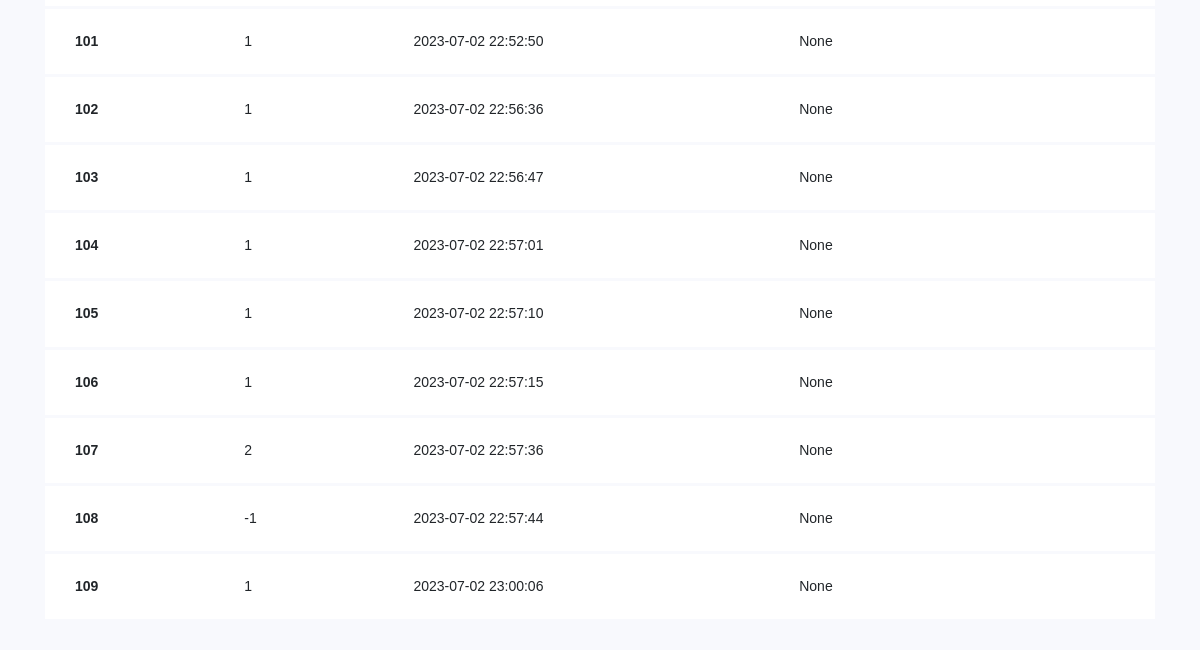
Before: / (lower part) with the older database file.
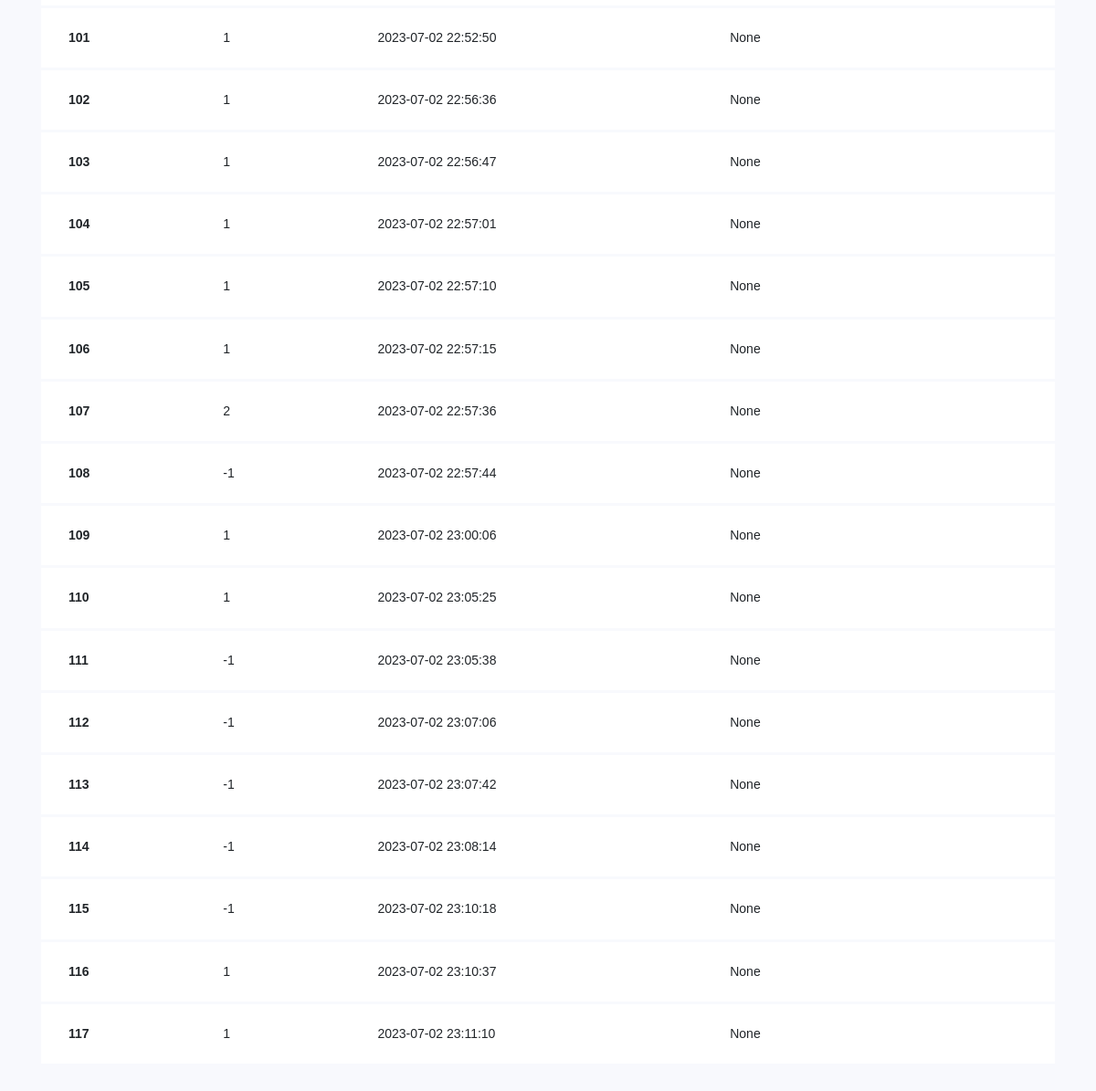
After: the same page with the newer database file.
### tables this page shows
CREATE TABLE timestamps (
        EID INTEGER,
        time_in TEXT,
        time_out TEXT,
        FOREIGN KEY (EID) REFERENCES employees(EID) 
    );

### app.py (the view)
@app.route('/')
def index():
    employees, timestamps = dbm.get_all_enrolled(), dbm.get_all_timestamps()
    return render_template('index.html', employees=employees, timestamps=timestamps)

### speaker_recognition/database.py (called while the page is built)
    def get_all_data(self, table_name: str) -> list:
        sql = \
        f"""
        SELECT *
        FROM {table_name}
        """
        data = self._cursor.execute(sql)
        col_names = [description[0] for description in data.description]
        res = [dict(zip(col_names, row)) for row in data]
        return res

    def get_all_enrolled(self) -> dict:
        return self._db.get_all_data(TABLE_NAME_EMPLOYEE)

    def get_all_timestamps(self) -> dict:
        return self._db.get_all_data(TABLE_NAME_TIMESTAMP)

### template/index.html (shortened to what this page needs)
{% extends "base.html" %}
{% macro create_table(table_title, col_name, data, enumerate) -%}
<section class="ftco-section">
    <div class="container">
        <div class="row">
            <div class="col-md-12">
                <div class="table-wrap">
                    <table class="table">
                        <tbody>
                            {% for datum in data %}
                                <tr>
                                    {% if enumerate %}
                                        <th scope="row">{{ loop.index }}</th>
                                        <td>{{ datum.EID }}</td>
                                    {% else %}
                                        <th scope="row">{{ datum.EID }}</th>
                                    {% endif %}
                                    {% for col in col_name %}
                                        {% if col != 'EID' %}
                                            <td>{{ datum[col] }}</td>
                                        {% endif %}
                                    {% endfor %}
                                </tr>
                            {% endfor %}
                        </tbody>
                    </table>
                </div>
            </div>
        </div>
</div>
</section>
{%- endmacro %}
{% block main %}
{{ create_table("Timestamps", timestamps[0].keys(), timestamps, True) }}
{% endblock %}

### template/base.html (shortened to what this page needs)
<!doctype html>
<html lang="en">
<head>
    <link rel="stylesheet" href="https://stackpath.bootstrapcdn.com/font-awesome/4.7.0/css/font-awesome.min.css">
    <link rel="stylesheet" href="{{ url_for('static', filename='css/style.css') }}">
</head>
<body>
    <main>
        {% block main %}{% endblock %}
    </main>
</body>
</html>

Changed rows visible on the page:
added timestamps: EID "1", time_in "2023-07-02 23:05:25" "None"
added timestamps: EID "-1", time_in "2023-07-02 23:05:38" "None"
added timestamps: EID "-1", time_in "2023-07-02 23:07:06" "None"
added timestamps: EID "-1", time_in "2023-07-02 23:07:42" "None"
added timestamps: EID "-1", time_in "2023-07-02 23:08:14" "None"
added timestamps: EID "-1", time_in "2023-07-02 23:10:18" "None"
added timestamps: EID "1", time_in "2023-07-02 23:10:37" "None"
added timestamps: EID "1", time_in "2023-07-02 23:11:10" "None"
